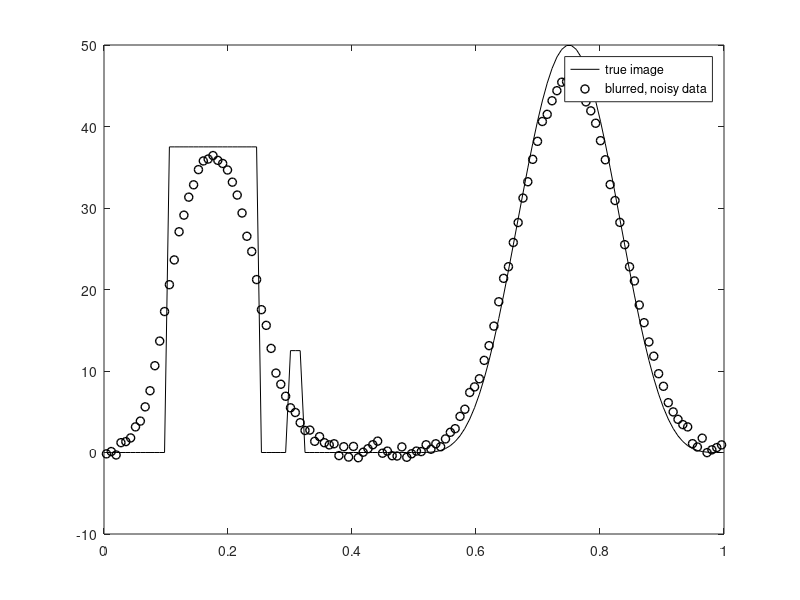

This chart was generated by the following MATLAB code: (Note: this script raises an error after producing the figure.)
%  
%  Hierarchical Gibbs sampler for 1d image deblurring with zero BCs.
%
%  Once the samples are computed, the sample mean is used as an estimator 
%  of the unknown image and empirical quantiles are used to compute 95%
%  credibility intervals for each unknown. 
%
%  The Geweke test is used to determine whether the chain, after burnin, 
%  is in equilibrium, and the integrated auto correlated time and essential 
%  sample size are estimated as described in Chapter 5. 
% 
%  written by John Bardsley 2016.
%
%  This code was used to generate figures in Chapter 5. 
clear all, close all
path(path,'../Functions');
n = 128; % No. of grid points
h = 1/n;
t = [h/2:h:1-h/2]';
sig = .05; % Kernel width.
kernel = (1/sqrt(pi)/sig) * exp(-(t-h/2).^2/sig^2);
A = toeplitz(kernel)*h;

% Set up true solution x_true and data b = A*x_true + error.
x_true = 50*(.75*(.1<t&t<.25) + .25*(.3<t&t<.32) + (.5<t&t<1).*sin(2*pi*t).^4);
Ax = A*x_true;
err_lev = 2; % Percent error in data
sigma = err_lev/100 * norm(Ax) / sqrt(n);
eta =  sigma * randn(n,1);
b = Ax + eta;
m = length(b);
Atb = A'*b;
AtA = A'*A;
figure(1),
plot(t,x_true,'k',t,b,'ko','LineWidth',1)
legend('true image','blurred, noisy data')

% second derivative precision matrix, with zero BCs, for prior
L = spdiags([-ones(n,1) 2*ones(n,1) -ones(n,1)],[-1 0 1],n,n);
% MCMC sampling
nsamps  = 10000;
nChol   = 0;
xsamp   = zeros(n,nsamps);
delsamp = zeros(nsamps,1); delsamp(1) = .1;
lamsamp = zeros(nsamps,1); lamsamp(1) = 1;
alphsamp = zeros(nsamps,1); alphsamp(1) = delsamp(1)/lamsamp(1);
R       = chol(lamsamp(1)*AtA + delsamp(1)*L);
nChol   = 1;
xsamp(:,1) = R\(R'\(lamsamp(1)*Atb));
% hyperpriors: lambda~Gamma(a,1/t0), delta~Gamma(a1,1/t1)
a0=1; t0=0.0001; a1=1; t1=0.0001;
h = waitbar(0,'MCMC samples in progress');
tic
for i = 1:nsamps-1
    h = waitbar(i/nsamps);
    %------------------------------------------------------------------
    % 1a. Using conjugacy, sample the noise precision lam=1/sigma^2,
    % conjugate prior: lam~Gamma(a0,1/t0)
    lamsamp(i+1) = gamrnd(a0+m/2,1/(t0+norm(A*xsamp(:,i)-b)^2/2));
    %------------------------------------------------------------------
    % 1b. Using conjugacy, sample regularization precisions delta,
    % conjugate prior: delta~Gamma(a1,1/t1);
    delsamp(i+1) = gamrnd(a1+n/2,1./(t1+xsamp(:,i)'*(L*xsamp(:,i))/2));
    %------------------------------------------------------------------
    %Computing alpha
    alphsamp(i+1) = delsamp(i+1)/lamsamp(i+1);
    %------------------------------------------------------------------

    % 2. Using conjugacy relationships, sample the image.
    R = chol(AtA*lamsamp(i+1) + delsamp(i+1)*L);
    nChol = nChol + 1;
    xsamp(:,i+1) = R \ (R'\(Atb*lamsamp(i+1)) + randn(n,1));
end
toc
close(h)














% Visualize the MCMC chain
% Plot the sample mean and 95% credibility intervals for x.
nburnin        = floor(nsamps/10); 
xsamp          = xsamp(:,nburnin+1:end);
q              = plims(xsamp(:,:)',[0.025,0.975])';
x_mean         = mean(xsamp(:,:)')';
relative_error = norm(x_true-x_mean)/norm(x_true);
figure(2),
plot(t,x_mean,'k',t,x_true,'-.k',t,q(:,2),'--k',t,q(:,1),'--k')
legend('MCMC sample mean','true image','95% credibility bounds','Location','North')

%Visualizing and Plotting CI for alpha
alphsamp2 = alphsamp(nburnin+1:end);
n = length(alphsamp2);
mean_val = mean(alphsamp2);
std_dev = std(alphsamp2);
sem = std_dev / sqrt(n);
df = n - 1;
confidence_level = 0.95;
t_crit = tinv(1 - (1 - confidence_level)/2, df);
margin_error = t_crit * sem;
CI_lower = mean_val - margin_error;
CI_upper = mean_val + margin_error;


figure(6);                              
hold on;

% Plot the Confidence Interval as a Vertical Line
plot( [CI_lower, CI_upper], [1,1], 'k-', 'LineWidth', 1.5);  % Black vertical line

% Plot the Mean as a Point
plot(mean_val,1, 'ro', 'MarkerSize', 4, 'MarkerFaceColor', 'r');  % Red filled circle
ylim([0.5 1.5]);                        % Set x-axis limits for clarity
xlabel('Alpha');                          % Label for y-axis
title('Alpha with 95% Confidence Interval');  % Title of the plot

hold off


% Output for (lambda,delta)-chain using sample_plot: ACF, IACT, Geweke test
lamdelalph_chain = [lamsamp(nburnin+1:end), delsamp(nburnin+1:end), alphsamp(nburnin+1:end)]';
names        = cell(2,1);
names{1}     = '\lambda';
names{2}     = '\delta';
names{3}     = '\alpha'
fignum       = 3;
[taux,acfun] = sample_plot(lamdelalph_chain,names,fignum);

% 
% 
% % Plot the autocorrelations functions together.
% [~,nacf] = size(acfun);
% figure(6)
% plot([1:nacf],acfun(1,:),'k',[1:nacf],acfun(2,:),'k--','LineWidth',2)
% axis([1,nacf,0,1])
% title('ACFs for \lambda and \delta.')
% legend(['\lambda: \tau_{\rm int}(\lambda)=',num2str(taux(1))],['\delta: \tau_{\rm int}(\delta)=',num2str(taux(2))])



